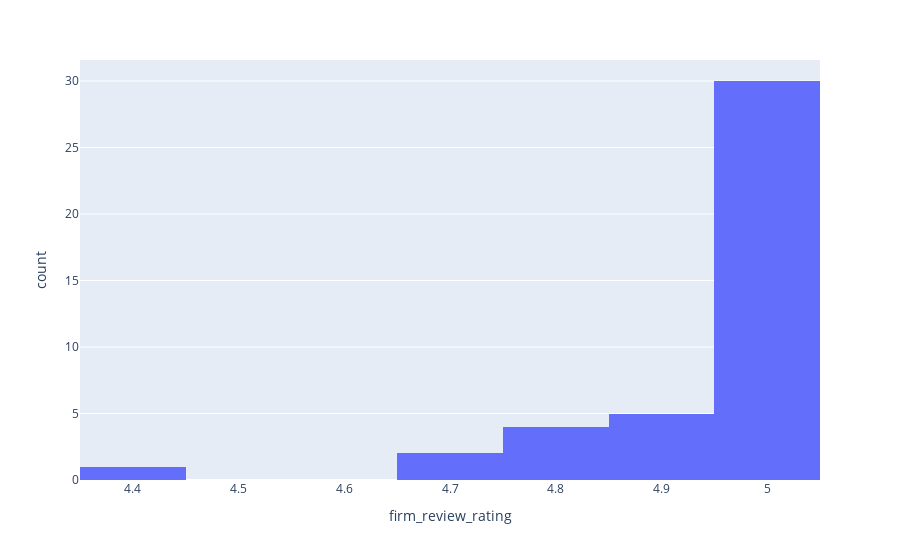

Here is the notebook cell this chart was saved with:
### Code cell
px.histogram(df_new1, 'firm_review_rating')

### Figure 1 — Plotly figure (JSON) as saved in the notebook; plotly's stock layout.template omitted (floating-point values rounded to 4 significant figures)
{"data": [{"alignmentgroup": "True", "bingroup": "x", "hovertemplate": "firm_review_rating=%{x}<br>count=%{y}<extra></extra>", "legendgroup": "", "marker": {"color": "#636efa", "pattern": {"shape": ""}}, "name": "", "offsetgroup": "", "orientation": "v", "showlegend": false, "type": "histogram", "x": [4.9, 4.9, 5, 5, 5, 5, 5, 5, 5, 4.7, 4.8, 5, 5, 4.4, 4.8, 5, 5, 5, 5, null, null, null, null, null, null, null, null, null, null, null, null, 4.8, 4.8, 5, 5, 5, 4.7, 4.9, 5, 5, 4.9, 4.9, 5, 5, 5, 5, 5, 5, 5, 5, 5, 5, 5, 5], "xaxis": "x", "yaxis": "y"}], "layout": {"barmode": "relative", "legend": {"tracegroupgap": 0}, "margin": {"t": 60}, "xaxis": {"anchor": "y", "domain": [0, 1], "title": {"text": "firm_review_rating"}}, "yaxis": {"anchor": "x", "domain": [0, 1], "title": {"text": "count"}}}}
